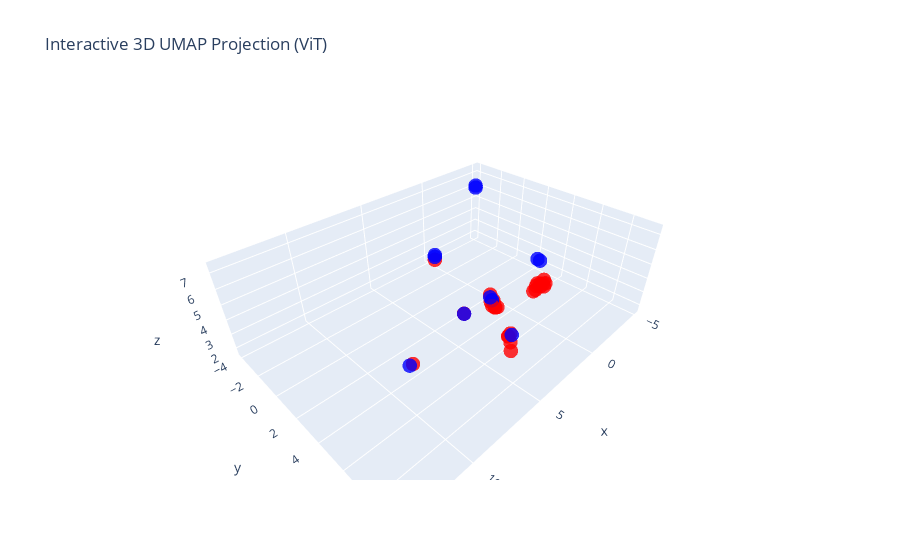

The notebook cell this image was saved under:
### Code cell
fig = go.Figure(data=[go.Scatter3d(
    x=results_self_clip[:, 0], y=results_self_clip[:, 1], z=results_self_clip[:, 2],
    mode='markers',
    marker=dict(size=5, color=colors_clip_self, opacity=0.8)
)])

fig.update_layout(
    title="Interactive 3D UMAP Projection (ViT)",
)

fig.show()

### Figure 1 — Plotly figure (JSON) as saved in the notebook; plotly's stock layout.template omitted (floating-point values rounded to 4 significant figures)
{"data": [{"marker": {"color": ["red", "blue", "blue", "red", "red", "blue", "red", "red", "red", "red", "blue", "red", "blue", "red", "red", "blue", "red", "blue", "red", "blue", "red", "blue", "red", "red", "red", "red", "red", "red", "blue", "red", "blue", "red", "red", "blue", "red", "blue", "red", "blue", "blue", "red", "blue", "red", "blue", "blue"], "opacity": 0.8, "size": 5}, "mode": "markers", "type": "scatter3d", "x": [9.23, 13.26, 2.258, 1.721, 1.985, 9.344, 3.856, 2.011, 1.803, 2.159, 13.3, 1.856, 13.57, 3.611, 4.344, 13.38, 3.722, 1.966, 3.749, 2.04, 4.05, 2.162, 4.002, 3.611, 2.312, 2.436, 3.717, 3.78, -4.808, 3.615, 13.61, 4.195, 1.881, 13.69, 3.952, -4.905, 1.855, 4.292, 3.732, 3.898, 3.704, 2.026, 13.5, 3.744], "y": [4.97, 9.207, 6.769, 6.98, 6.974, 4.857, 5.233, 6.794, 7.083, -0.9496, 9.319, 7.034, 9.229, 4.959, 7.183, 9.201, 5.347, -1.143, 5.485, -1.068, 6.894, 6.866, 6.675, 5.197, 6.924, 6.878, 6.608, 5.472, -3.84, 5.511, 9.091, 3.608, 6.874, 8.996, 6.656, -3.937, 7.169, 3.704, 5.201, 5.38, 6.687, 6.75, 9.124, 5.077], "z": [3.716, 1.706, 7.431, 6.015, 5.725, 3.603, 4.772, 5.844, 5.69, 4.004, 1.755, 5.871, 1.695, 4.994, 2.819, 1.657, 4.643, 4.197, 4.475, 4.122, 3.068, 7.335, 3.308, 4.75, 5.641, 5.585, 3.311, 4.493, 6.021, 4.446, 1.74, 3.26, 5.786, 1.794, 3.282, 6.118, 5.956, 3.356, 4.809, 4.606, 3.239, 5.667, 1.821, 4.942]}], "layout": {"title": {"text": "Interactive 3D UMAP Projection (ViT)"}}}
